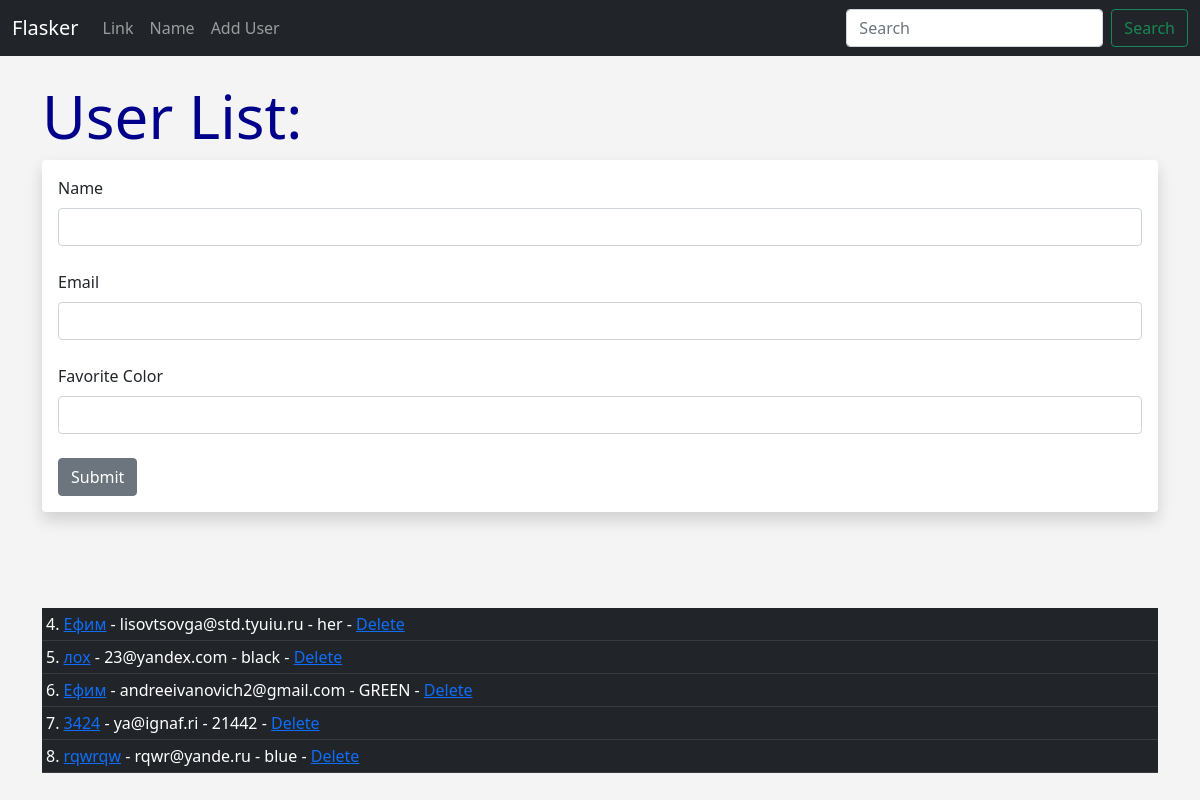
Screenshot of /user/add with the database file from the repository.
### app.py (models this page shows, shortened)
class User(db.Model):
    id = db.Column(db.Integer, primary_key=True)
    name = db.Column(db.String(200), nullable=False)
    email = db.Column(db.String(120), nullable=False, unique=True)
    favorite_color = db.Column(db.String(120))
    data_added = db.Column(db.DateTime, default=datetime.now)

### app.py (the view, shortened to what this page needs)
@app.route('/user/add', methods=['GET', 'POST'])
def add_user():
    name = None
    form = UserForm()
    our_users = User.query.order_by(User.data_added)
    return render_template("add_user.html",
                           form = form,
                           name=name,
                           our_users = our_users)

### app.py
class UserForm(FlaskForm):
    name = StringField("Name", validators=[DataRequired()])
    email = EmailField("Email", validators=[DataRequired()])
    favorite_color = StringField("Favorite Color")
    submit = SubmitField("Submit")

### templates/add_user.html (shortened to what this page needs)
{% extends "base.html" %}
{% block content %}
{% if name %}
    <h1>User Added!</h1>
    <br/>
    <br/>
    <table class="table table-dark table-sm">
        {% for our_user in our_users %}
            <tr>
                <td>
                    {{ our_user.id }}. <a href ="{{
                    url_for('update', id = our_user.id)}}">
                    {{ our_user.name}}</a> - {{
                    our_user.email }} - {{
                    our_user.favorite_color }} -
                    <a href ="{{url_for('delete', id = our_user.id)}}">
                    Delete</a><br/>
                </td>
            </tr>
        {% endfor %}
    </table>
{% else %}
    <h1>User List:</h1>
    <div class="shadow p-3 mb-5 bg-body rounded">
        <form method="POST" action="{{ url_for('add_user')}}">
            {{ form.name.label(class="form-label") }}
            {{ form.name(class="form-control") }}
            <br/>
            {{ form.email.label(class="form-label") }}
            {{ form.email(class="form-control") }}
            <br/>
            {{ form.favorite_color.label(class="form-label") }}
            {{ form.favorite_color(class="form-control") }}
            <br/>
            {{ form.submit(class="btn btn-secondary") }}
        </form>
    </div>
<br/><br/>
<table class="table table-dark table-sm">
    {% for our_user in our_users %}
    <tr>
        <td>
            {{ our_user.id }}. <a href ="{{
            url_for('update', id = our_user.id)}}">
            {{ our_user.name}}</a> - {{
            our_user.email }} - {{
            our_user.favorite_color }} -
            <a href ="{{url_for('delete', id = our_user.id)}}">
            Delete</a><br/>
        </td>
    </tr>
    {% endfor %}
</table>
{% endif %}
{% endblock %}

### templates/base.html (shortened to what this page needs)
<!doctype html>
<html lang="en">
  <head>
    <link href="https://cdn.jsdelivr.net/npm/bootstrap@5.0.2/dist/css/bootstrap.min.css" rel="stylesheet">
    <link href="{{ url_for('static', filename='css/style.css') }}" rel="stylesheet">
  </head>
  <body>
    {% include 'navbar.html'%}
    <br/>
    <div class="container">
        {% block content %}
        {% endblock %}
    </div>
</html>

### templates/navbar.html (shortened to what this page needs)
<nav class="navbar navbar-expand-lg navbar-dark bg-dark">
    <div class="container-fluid">
      <a class="navbar-brand" href="{{ url_for('index') }}">Flasker</a>
      <div class="collapse navbar-collapse" id="navbarSupportedContent">
        <ul class="navbar-nav me-auto mb-2 mb-lg-0">
          <li class="nav-item">
            <a class="nav-link" href="#">Link</a>
          </li>
          <li class="nav-item">
            <a class="nav-link" href="{{ url_for('name') }}">Name</a>
          </li>
          <a class="nav-link" href="{{ url_for('add_user') }}">Add User</a>
        </ul>
        <form class="d-flex">
          <input class="form-control me-2" type="search" placeholder="Search" aria-label="Search">
          <button class="btn btn-outline-success" type="submit">Search</button>
        </form>
      </div>
    </div>
  </nav>

### static/css/style.css (style rules this page uses)
h1 { color: darkblue; font-size: 60px; }
body { background-color: #f4f4f4; }

### rows the page displays
User: id "4", name "Ефим", email "lisovtsovga@std.tyuiu.ru", favorite_color "her"
User: id "5", name "лох", email "23@yandex.com", favorite_color "black"
User: id "6", name "Ефим", email "andreeivanovich2@gmail.com", favorite_color "GREEN"
User: id "7", name "3424", email "ya@ignaf.ri", favorite_color "21442"
User: id "8", name "rqwrqw", email "rqwr@yande.ru", favorite_color "blue"
